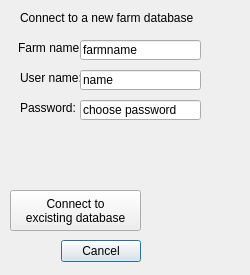
<?xml version="1.0" encoding="UTF-8"?>
<ui version="4.0">
 <class>ConnectToFarmDialogBase</class>
 <widget class="QDialog" name="ConnectToFarmDialogBase">
  <property name="geometry">
   <rect>
    <x>0</x>
    <y>0</y>
    <width>250</width>
    <height>275</height>
   </rect>
  </property>
  <property name="windowTitle">
   <string>Connect to farm</string>
  </property>
  <widget class="QDialogButtonBox" name="button_box">
   <property name="geometry">
    <rect>
     <x>60</x>
     <y>240</y>
     <width>81</width>
     <height>23</height>
    </rect>
   </property>
   <property name="orientation">
    <enum>Qt::Horizontal</enum>
   </property>
   <property name="standardButtons">
    <set>QDialogButtonBox::Cancel</set>
   </property>
   <property name="centerButtons">
    <bool>false</bool>
   </property>
  </widget>
  <widget class="QLineEdit" name="farm_name">
   <property name="geometry">
    <rect>
     <x>80</x>
     <y>40</y>
     <width>121</width>
     <height>20</height>
    </rect>
   </property>
   <property name="text">
    <string>farmname</string>
   </property>
  </widget>
  <widget class="QLabel" name="label_8">
   <property name="geometry">
    <rect>
     <x>18</x>
     <y>40</y>
     <width>61</width>
     <height>16</height>
    </rect>
   </property>
   <property name="text">
    <string>Farm name:</string>
   </property>
  </widget>
  <widget class="QLabel" name="label_10">
   <property name="geometry">
    <rect>
     <x>20</x>
     <y>70</y>
     <width>121</width>
     <height>16</height>
    </rect>
   </property>
   <property name="text">
    <string>User name:</string>
   </property>
  </widget>
  <widget class="QLineEdit" name="user_name">
   <property name="geometry">
    <rect>
     <x>80</x>
     <y>70</y>
     <width>121</width>
     <height>20</height>
    </rect>
   </property>
   <property name="text">
    <string>name</string>
   </property>
  </widget>
  <widget class="QLineEdit" name="pass_word">
   <property name="geometry">
    <rect>
     <x>80</x>
     <y>100</y>
     <width>121</width>
     <height>20</height>
    </rect>
   </property>
   <property name="text">
    <string>choose password</string>
   </property>
  </widget>
  <widget class="QLabel" name="label_12">
   <property name="geometry">
    <rect>
     <x>20</x>
     <y>100</y>
     <width>121</width>
     <height>16</height>
    </rect>
   </property>
   <property name="text">
    <string>Password:</string>
   </property>
  </widget>
  <widget class="QLabel" name="label_9">
   <property name="geometry">
    <rect>
     <x>20</x>
     <y>10</y>
     <width>201</width>
     <height>16</height>
    </rect>
   </property>
   <property name="text">
    <string>Connect to a new farm database</string>
   </property>
  </widget>
  <widget class="QPushButton" name="PBConnectExisting">
   <property name="enabled">
    <bool>true</bool>
   </property>
   <property name="geometry">
    <rect>
     <x>10</x>
     <y>190</y>
     <width>131</width>
     <height>41</height>
    </rect>
   </property>
   <property name="text">
    <string>Connect to 
excisting database</string>
   </property>
  </widget>
 </widget>
 <resources/>
 <connections>
  <connection>
   <sender>button_box</sender>
   <signal>accepted()</signal>
   <receiver>ConnectToFarmDialogBase</receiver>
   <slot>accept()</slot>
   <hints>
    <hint type="sourcelabel">
     <x>20</x>
     <y>20</y>
    </hint>
    <hint type="destinationlabel">
     <x>20</x>
     <y>20</y>
    </hint>
   </hints>
  </connection>
  <connection>
   <sender>button_box</sender>
   <signal>rejected()</signal>
   <receiver>ConnectToFarmDialogBase</receiver>
   <slot>reject()</slot>
   <hints>
    <hint type="sourcelabel">
     <x>20</x>
     <y>20</y>
    </hint>
    <hint type="destinationlabel">
     <x>20</x>
     <y>20</y>
    </hint>
   </hints>
  </connection>
 </connections>
</ui>
